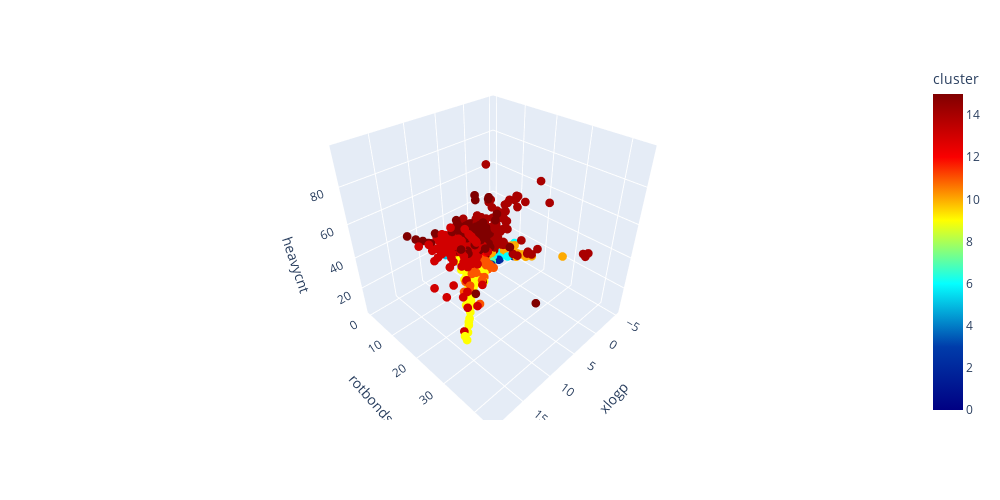

The cell this chart's notebook holds for it:
### Code cell
import plotly.express as px

fig = px.scatter_3d(df, x='xlogp', y='rotbonds', z='heavycnt', color='cluster', color_continuous_scale='jet')
fig.update_traces(marker={'size': 3})
fig.update_layout(width=1000, height=500)
fig.show()

### Figure 1 — Plotly figure (JSON) as saved in the notebook; plotly's stock layout.template omitted (floating-point values rounded to 4 significant figures; data arrays with more than 128 entries replaced by an {"elided": "..."} marker saying what was removed)
{"data": [{"hovertemplate": "xlogp=%{x}<br>rotbonds=%{y}<br>heavycnt=%{z}<br>cluster=%{marker.color}<extra></extra>", "legendgroup": "", "marker": {"color": {"elided": "9626 int values"}, "coloraxis": "coloraxis", "size": 3, "symbol": "circle"}, "mode": "markers", "name": "", "scene": "scene", "showlegend": false, "type": "scatter3d", "x": {"elided": "9626 float values"}, "y": {"elided": "9626 int values"}, "z": {"elided": "9626 int values"}}], "layout": {"coloraxis": {"colorbar": {"title": {"text": "cluster"}}, "colorscale": [[0, "rgb(0,0,131)"], [0.2, "rgb(0,60,170)"], [0.4, "rgb(5,255,255)"], [0.6, "rgb(255,255,0)"], [0.8, "rgb(250,0,0)"], [1, "rgb(128,0,0)"]]}, "height": 500, "legend": {"tracegroupgap": 0}, "margin": {"t": 60}, "scene": {"domain": {"x": [0, 1], "y": [0, 1]}, "xaxis": {"title": {"text": "xlogp"}}, "yaxis": {"title": {"text": "rotbonds"}}, "zaxis": {"title": {"text": "heavycnt"}}}, "width": 1000}}
